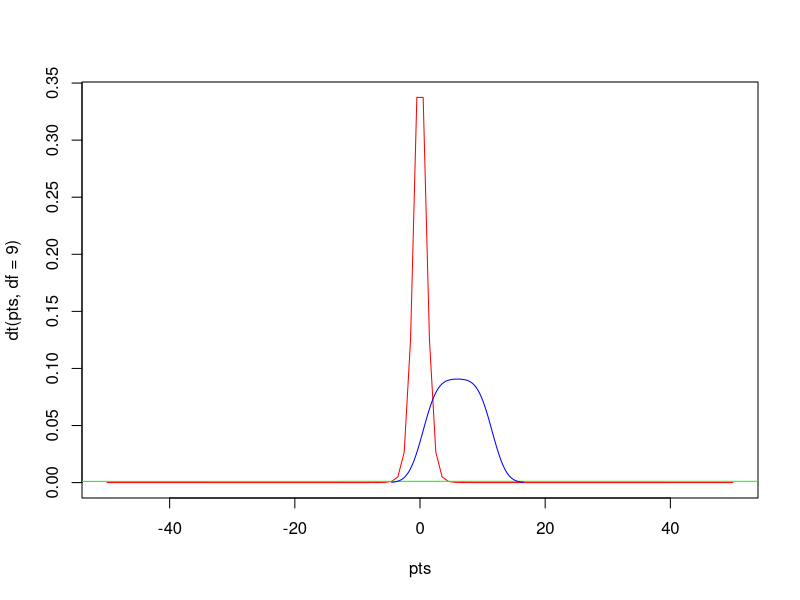

Here is the R script that generated this plot:
# Author: Howard, Date: 10/5/2022, Purpose: Exam 1

x <-c(1000,230,12333,3455,23,12,3,4,45,56,78)
y <-c(1,2,3,4,5,6,7,8,9,10,11)

pts = seq(-50,50,length=100)
plot(pts,dt(pts,df=9),col='red',type='l')


lines(density(x), col='green')
lines(density(y), col='blue')

ttest = t.test(x,y)

#Welch Two Sample t-test

#p-value = 0.1937
#not statistically significant
